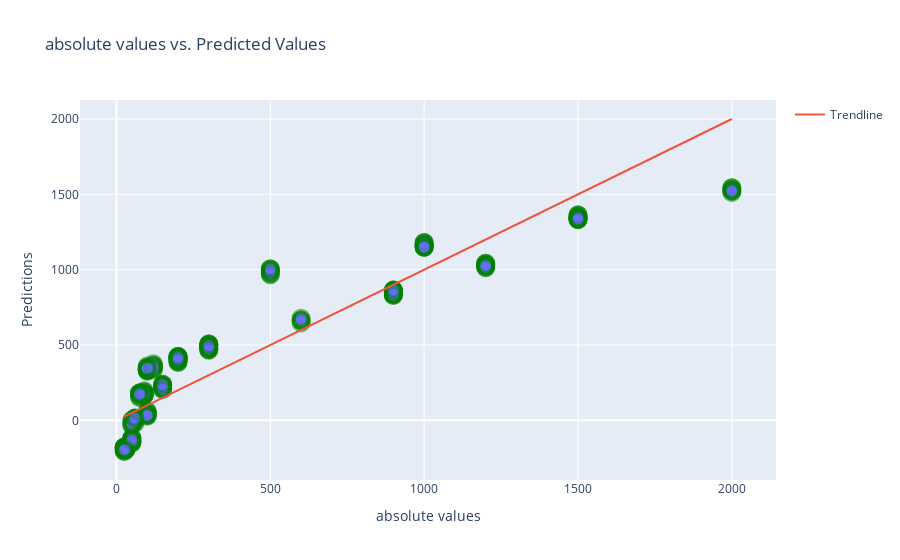

The notebook cell saved with this chart:
### Markdown cell above
## CREATING A BASE MODEL USING LOGISTIC REGRESSION AND ANALYSIS

### Code cell
df=pd.read_csv("retail_sales_dataset.csv")

# Creating train/test split
x = df[['Age', 'Quantity', 'Price per Unit']]
y = df['Total Amount']
x_train, x_test, y_train, y_test = train_test_split(x, y, test_size=0.2, random_state=42)

# Creating model
clf = LinearRegression()
clf.fit(x_train, y_train)
#if the given dataset is in terms of textbased and contains a linear distribution then we can move to linearregression algorithm
# we can also use random classification if needed it more productive
# Making predictions
y_prediction = clf.predict(x_test)

# Evaluating model performance
r2 = r2_score(y_test, y_prediction) # it is used to find the mean of the testing and trained model
print(f"R-squared (R2) Score: {r2}")
df1 = pd.DataFrame({'absolute values': y_test, 'Predictions': y_prediction})

#scatter plot
plot = px.scatter(df1, x='absolute values', y='Predictions', title='absolute values vs. Predicted Values')
plot.update_traces(marker=dict(size=15, opacity=0.5, line=dict(width=4, color='green')))

# Add hover data (x and y coordinates)
plot.update_traces(customdata=df.index)

plot.update_traces(hovertemplate='absolute values: %{x}<br>Predicted Value: %{y}<br>Sample Index: %{customdata}')
plot.add_trace(go.Scatter(x=df1['absolute values'], y=df1['absolute values'], mode='lines', name='Trendline'))

# Customize the layout
plot.update_layout(
    xaxis_title="absolute values",
    yaxis_title="Predictions"
)

plot.show()

### Figure 1 — Plotly figure (JSON) as saved in the notebook; plotly's stock layout.template omitted (floating-point values rounded to 4 significant figures; data arrays with more than 128 entries replaced by an {"elided": "..."} marker saying what was removed)
{"data": [{"customdata": {"elided": "1000 int values"}, "hovertemplate": "absolute values: %{x}<br>Predicted Value: %{y}<br>Sample Index: %{customdata}", "legendgroup": "", "marker": {"color": "#636efa", "line": {"color": "green", "width": 4}, "opacity": 0.5, "size": 15, "symbol": "circle"}, "mode": "markers", "name": "", "orientation": "v", "showlegend": false, "type": "scatter", "x": {"elided": "200 int values"}, "xaxis": "x", "y": {"elided": "200 float values"}, "yaxis": "y"}, {"mode": "lines", "name": "Trendline", "type": "scatter", "x": {"elided": "200 int values"}, "y": {"elided": "200 int values"}}], "layout": {"autosize": true, "legend": {"tracegroupgap": 0}, "title": {"text": "absolute values vs. Predicted Values"}, "xaxis": {"anchor": "y", "autorange": true, "domain": [0, 1], "range": [-111.1, 2136.0], "title": {"text": "absolute values"}, "type": "linear"}, "yaxis": {"anchor": "x", "autorange": true, "domain": [0, 1], "range": [-473.1, 2130.0], "title": {"text": "Predictions"}, "type": "linear"}}}
